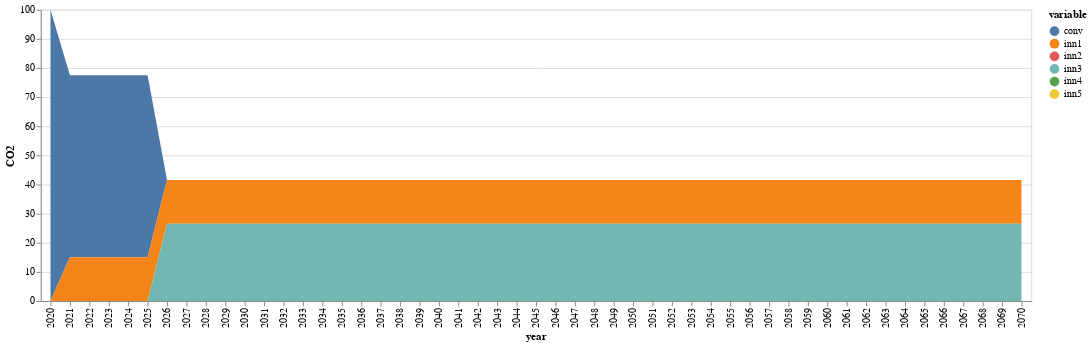

Notebook code cell kept with this figure:
### Code cell
function conventional(t)
    return initial[1,3]*(1-sum(JuMP.values.(xk)[k] for k in 1:nrow(compromise) if t>JuMP.values.(tk)[k]))
end

function innovation(i,t)
    if i==1
        return sum(JuMP.values.(xk)[k]*(compromise[k,3]) for k=1:mapki[i,2] if t>JuMP.values.(tk)[k])
    else
        return sum(JuMP.values.(xk)[k]*(compromise[k,3]) for k=mapki[i-1,2]:mapki[i,2] if t>JuMP.values.(tk)[k])
    end
end

conv=zeros(51)

conv[1]=initial[1,3]
inn_co2=zeros(5,51)

for inn in 1:5
    inn_co2[inn,1]=0
end

for i in 2:51
    conv[i]=conventional(i)
    for inn in 1:5
        inn_co2[inn,i]=innovation(inn,i)
    end
end
conv

sNames = ["conv","inn1","inn2","inn3","inn4","inn5"]
xLabels = []
for i in 2020:2070
    push!(xLabels,string(i))
end

df = DataFrame(year=xLabels, conv=conv, inn1=inn_co2[1,:],inn2=inn_co2[2,:],inn3=inn_co2[3,:],inn4=inn_co2[4,:],inn5=inn_co2[5,:])

df |> stack |> @vlplot(:area, x=:year, y={:value, stack=:zero, title="CO2"}, color="variable:n",legend=:sNames)

### Figure 1 — Vega-Lite specification as saved in the notebook (floating-point values rounded to 4 significant figures; data arrays with more than 128 entries replaced by an {"elided": "..."} marker saying what was removed)
{"data": {"values": {"elided": "306 records"}}, "encoding": {"color": {"field": "variable", "type": "nominal"}, "x": {"field": "year"}, "y": {"field": "value", "stack": "zero", "title": "CO2", "type": "quantitative"}}, "legend": "sNames", "mark": "area"}
